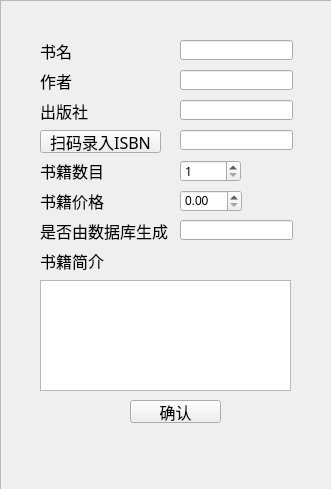
<?xml version="1.0" encoding="UTF-8"?>
<ui version="4.0">
 <class>Add_Book_Widget</class>
 <widget class="QWidget" name="Add_Book_Widget">
  <property name="geometry">
   <rect>
    <x>0</x>
    <y>0</y>
    <width>331</width>
    <height>489</height>
   </rect>
  </property>
  <property name="windowTitle">
   <string>Form</string>
  </property>
  <widget class="QLineEdit" name="ISBNcode">
   <property name="geometry">
    <rect>
     <x>180</x>
     <y>130</y>
     <width>113</width>
     <height>20</height>
    </rect>
   </property>
   <property name="maxLength">
    <number>32767</number>
   </property>
  </widget>
  <widget class="QLabel" name="PriceOfBook_label">
   <property name="geometry">
    <rect>
     <x>40</x>
     <y>190</y>
     <width>91</width>
     <height>21</height>
    </rect>
   </property>
   <property name="font">
    <font>
     <family>萝莉体 第二版</family>
     <pointsize>12</pointsize>
    </font>
   </property>
   <property name="text">
    <string>书籍价格</string>
   </property>
  </widget>
  <widget class="QSpinBox" name="BookNum">
   <property name="geometry">
    <rect>
     <x>180</x>
     <y>160</y>
     <width>61</width>
     <height>22</height>
    </rect>
   </property>
   <property name="font">
    <font>
     <family>萝莉体 第二版</family>
    </font>
   </property>
   <property name="minimum">
    <number>1</number>
   </property>
   <property name="maximum">
    <number>999</number>
   </property>
  </widget>
  <widget class="QLineEdit" name="Writer">
   <property name="geometry">
    <rect>
     <x>180</x>
     <y>70</y>
     <width>113</width>
     <height>20</height>
    </rect>
   </property>
   <property name="maxLength">
    <number>32767</number>
   </property>
  </widget>
  <widget class="QFrame" name="frame">
   <property name="geometry">
    <rect>
     <x>0</x>
     <y>0</y>
     <width>871</width>
     <height>491</height>
    </rect>
   </property>
   <property name="autoFillBackground">
    <bool>false</bool>
   </property>
   <property name="styleSheet">
    <string notr="true">image: url(:/new/prefix1/bachgroundconfirm.png);</string>
   </property>
   <property name="frameShape">
    <enum>QFrame::StyledPanel</enum>
   </property>
   <property name="frameShadow">
    <enum>QFrame::Raised</enum>
   </property>
  </widget>
  <widget class="QLineEdit" name="NameOfBook">
   <property name="geometry">
    <rect>
     <x>180</x>
     <y>40</y>
     <width>113</width>
     <height>20</height>
    </rect>
   </property>
   <property name="maxLength">
    <number>32767</number>
   </property>
  </widget>
  <widget class="QLabel" name="Writer_label">
   <property name="geometry">
    <rect>
     <x>40</x>
     <y>70</y>
     <width>91</width>
     <height>21</height>
    </rect>
   </property>
   <property name="font">
    <font>
     <family>萝莉体 第二版</family>
     <pointsize>12</pointsize>
    </font>
   </property>
   <property name="text">
    <string>作者</string>
   </property>
  </widget>
  <widget class="QPushButton" name="Confirm">
   <property name="geometry">
    <rect>
     <x>130</x>
     <y>400</y>
     <width>91</width>
     <height>23</height>
    </rect>
   </property>
   <property name="font">
    <font>
     <family>萝莉体 第二版</family>
     <pointsize>12</pointsize>
    </font>
   </property>
   <property name="text">
    <string>确认</string>
   </property>
  </widget>
  <widget class="QLabel" name="NameOfBook_label">
   <property name="geometry">
    <rect>
     <x>40</x>
     <y>40</y>
     <width>91</width>
     <height>21</height>
    </rect>
   </property>
   <property name="font">
    <font>
     <family>萝莉体 第二版</family>
     <pointsize>12</pointsize>
    </font>
   </property>
   <property name="text">
    <string>书名</string>
   </property>
  </widget>
  <widget class="QLabel" name="BookNum_label">
   <property name="geometry">
    <rect>
     <x>40</x>
     <y>160</y>
     <width>91</width>
     <height>21</height>
    </rect>
   </property>
   <property name="font">
    <font>
     <family>萝莉体 第二版</family>
     <pointsize>12</pointsize>
    </font>
   </property>
   <property name="text">
    <string>书籍数目</string>
   </property>
  </widget>
  <widget class="QPushButton" name="ScanISBN">
   <property name="geometry">
    <rect>
     <x>40</x>
     <y>130</y>
     <width>121</width>
     <height>23</height>
    </rect>
   </property>
   <property name="font">
    <font>
     <family>萝莉体 第二版</family>
     <pointsize>12</pointsize>
    </font>
   </property>
   <property name="text">
    <string>扫码录入ISBN</string>
   </property>
  </widget>
  <widget class="QDoubleSpinBox" name="PriceOfBook">
   <property name="geometry">
    <rect>
     <x>180</x>
     <y>190</y>
     <width>62</width>
     <height>22</height>
    </rect>
   </property>
   <property name="maximum">
    <double>9999.000000000000000</double>
   </property>
  </widget>
  <widget class="QLabel" name="Publisher_label">
   <property name="geometry">
    <rect>
     <x>40</x>
     <y>100</y>
     <width>91</width>
     <height>21</height>
    </rect>
   </property>
   <property name="font">
    <font>
     <family>萝莉体 第二版</family>
     <pointsize>12</pointsize>
    </font>
   </property>
   <property name="text">
    <string>出版社</string>
   </property>
  </widget>
  <widget class="QLineEdit" name="Publisher">
   <property name="geometry">
    <rect>
     <x>180</x>
     <y>100</y>
     <width>113</width>
     <height>20</height>
    </rect>
   </property>
   <property name="maxLength">
    <number>32767</number>
   </property>
  </widget>
  <widget class="QLabel" name="Memo_label">
   <property name="geometry">
    <rect>
     <x>40</x>
     <y>250</y>
     <width>91</width>
     <height>21</height>
    </rect>
   </property>
   <property name="font">
    <font>
     <family>萝莉体 第二版</family>
     <pointsize>12</pointsize>
    </font>
   </property>
   <property name="text">
    <string>书籍简介</string>
   </property>
  </widget>
  <widget class="QTextEdit" name="Memo">
   <property name="geometry">
    <rect>
     <x>40</x>
     <y>280</y>
     <width>251</width>
     <height>111</height>
    </rect>
   </property>
  </widget>
  <widget class="QLabel" name="IfGenerateFromDataBase_label">
   <property name="geometry">
    <rect>
     <x>40</x>
     <y>220</y>
     <width>131</width>
     <height>21</height>
    </rect>
   </property>
   <property name="font">
    <font>
     <family>萝莉体 第二版</family>
     <pointsize>12</pointsize>
    </font>
   </property>
   <property name="text">
    <string>是否由数据库生成</string>
   </property>
  </widget>
  <widget class="QLineEdit" name="IfGenerateFromDataBase">
   <property name="geometry">
    <rect>
     <x>180</x>
     <y>220</y>
     <width>113</width>
     <height>20</height>
    </rect>
   </property>
   <property name="maxLength">
    <number>32767</number>
   </property>
  </widget>
  <zorder>frame</zorder>
  <zorder>ISBNcode</zorder>
  <zorder>PriceOfBook_label</zorder>
  <zorder>BookNum</zorder>
  <zorder>Writer</zorder>
  <zorder>NameOfBook</zorder>
  <zorder>Writer_label</zorder>
  <zorder>Confirm</zorder>
  <zorder>NameOfBook_label</zorder>
  <zorder>BookNum_label</zorder>
  <zorder>ScanISBN</zorder>
  <zorder>PriceOfBook</zorder>
  <zorder>Publisher_label</zorder>
  <zorder>Publisher</zorder>
  <zorder>Memo_label</zorder>
  <zorder>Memo</zorder>
  <zorder>IfGenerateFromDataBase_label</zorder>
  <zorder>IfGenerateFromDataBase</zorder>
 </widget>
 <resources/>
 <connections/>
</ui>
